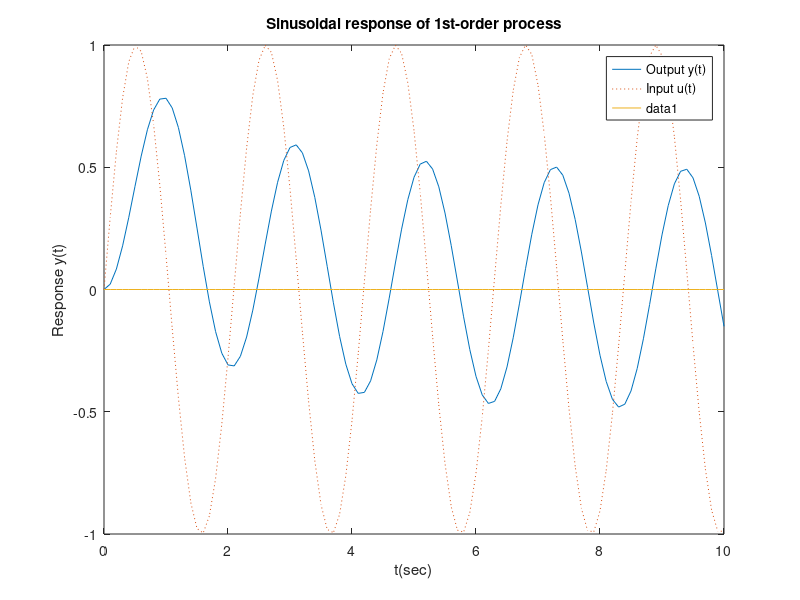

This figure's MATLAB source:
% sin1st.m: sinusoidal response of the 1st-order process
num = 3; den = [2 1]; G = tf(num,den);
t = [0:0.1:10]; u = sin(3*t); z = t*0; y = lsim(G,u,t);
plot(t,y,t,u,':'), legend('Output y(t)','Input u(t)'), hold on
plot(t,z), hold off, xlabel('t(sec)'), ylabel('Response y(t)')
title('Sinusoidal response of 1st-order process')
